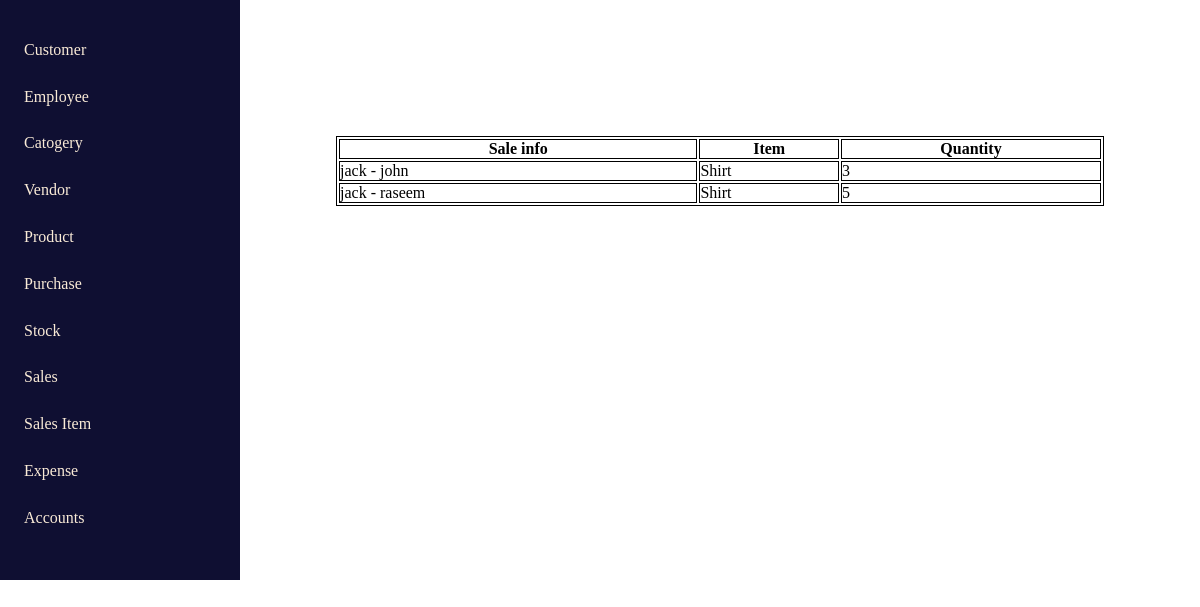
Before: /saleItem with the older database file.
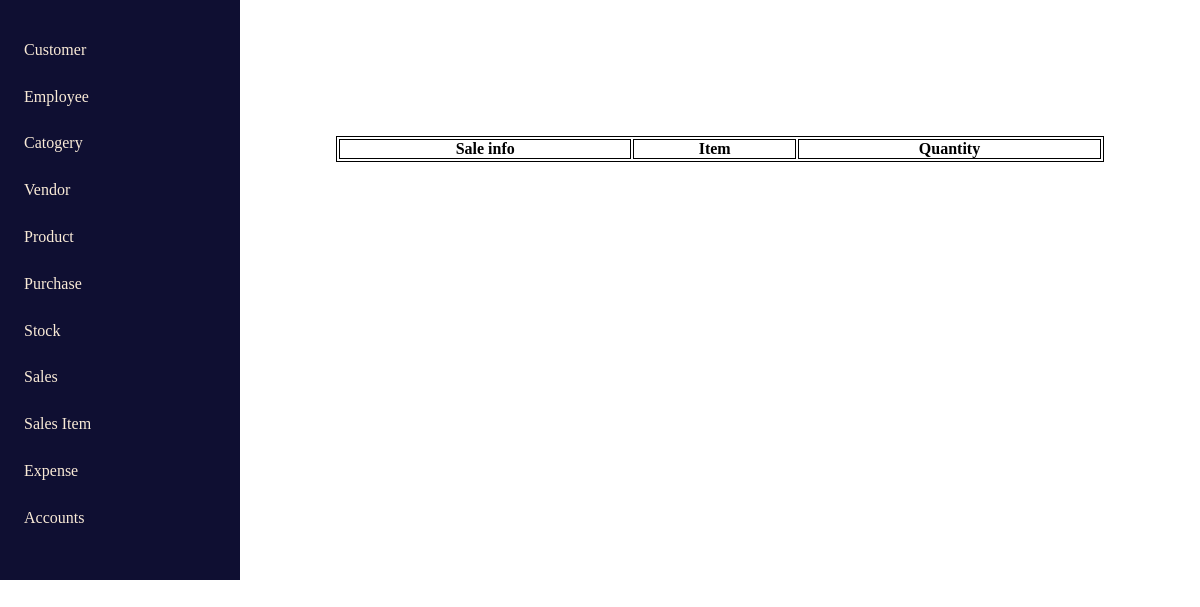
After: the same page with the newer database file.
### home/models.py (models this page shows, shortened)
class SaleItem(models.Model):
    sales_form = models.ForeignKey(SalesForm, on_delete=models.CASCADE)
    stock = models.ForeignKey(StockData, on_delete=models.CASCADE)
    quantity = models.IntegerField()
    type = models.CharField(max_length=200, default="Cash")

class SalesForm(models.Model):
    customer = models.ForeignKey(CustomerContactForm, on_delete=models.CASCADE)
    employee = models.ForeignKey(employeeContactForm, on_delete=models.CASCADE)
    date = models.DateField(auto_now_add=True)
    total_amount = models.DecimalField(max_digits=10, decimal_places=2, default=0)
    type = models.CharField(max_length=200, default="Cash")

class CustomerContactForm(models.Model):
    name = models.CharField(max_length=200)
    phone = models.CharField(max_length=200)
    email = models.EmailField(max_length=200)
    place = models.CharField(max_length=200)

class employeeContactForm(models.Model):
    name = models.CharField(max_length=200)
    phone = models.CharField(max_length=200)
    email = models.EmailField(max_length=200)
    place = models.CharField(max_length=200)
    salary = models.CharField(max_length=200)

class StockData(models.Model):
    product = models.ForeignKey(productFormData, on_delete=models.CASCADE)
    total_quantity = models.IntegerField()
    selling_price = models.DecimalField(max_digits=10, decimal_places=2)

class productFormData(models.Model):
    product = models.ForeignKey(categoryFormData, on_delete=models.CASCADE)
    name = models.TextField(max_length=200)
    price = models.TextField(max_length=200)

### home/views.py (the view)
# urls.py: path('saleItem', saleItem, name='saleItem'),
def saleItem(request):
    sale_items = SaleItem.objects.all()
    return render(request, 'saleItem.html', {'sale_items': sale_items})

### templates/saleItem.html (shortened to what this page needs)
{% extends "index.html" %}
{% block saleItem_content %}
<div class="table_container">
    <table>
        <tbody>
            <th>Sale info</th>
            <th>Item</th>
            <th>Quantity</th>
        </tbody>
        <tbody>
            {% for sale_item in sale_items %}
            <tr>
                <td>{{sale_item.sales_form.customer.name}} - {{sale_item.sales_form.employee.name}}</td>
                <td>{{sale_item.stock.product.name}}</td>
                <td>{{sale_item.quantity}}</td>
            </tr>
            {% endfor %}
        </tbody>
    </table>
</div>
{% endblock saleItem_content %}

Changed rows visible on the page:
removed SaleItem: sales_form.customer.name "jack", sales_form.employee.name "john", stock.product.name "Shirt", quantity "3"
removed SaleItem: sales_form.customer.name "jack", sales_form.employee.name "raseem", stock.product.name "Shirt", quantity "5"
